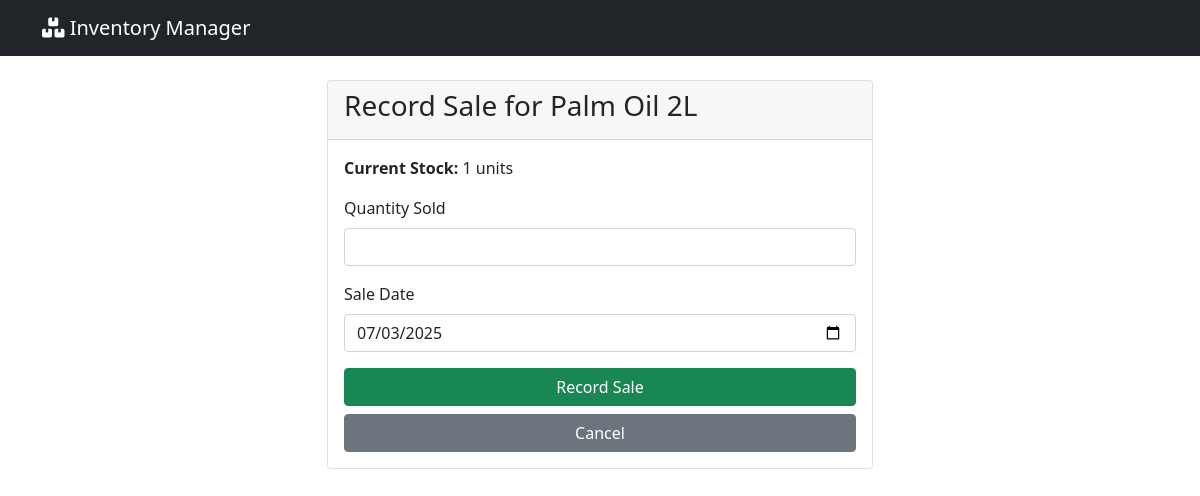
The app's page /products/3/add-sale/, older data.
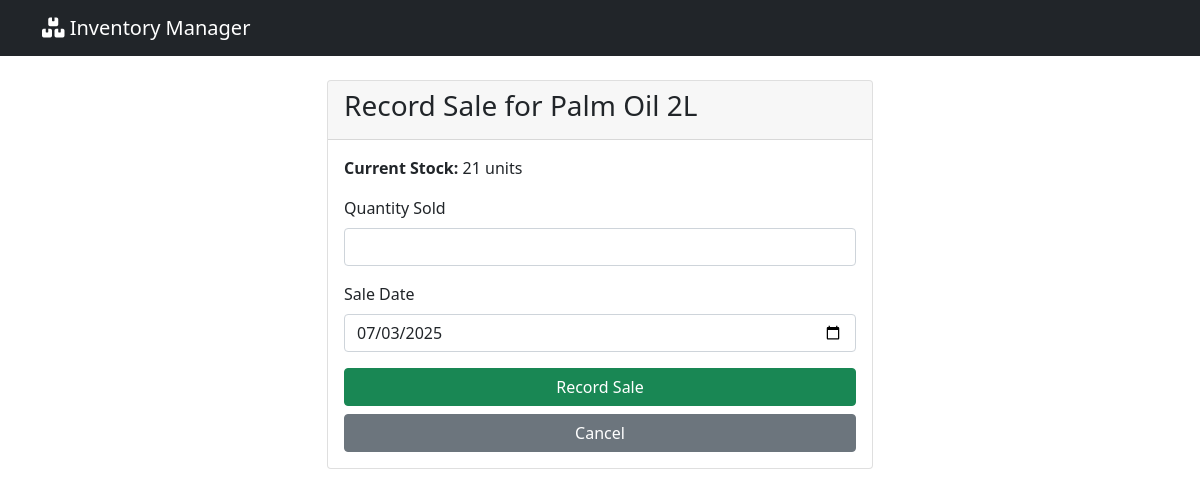
The same page, newer data.
### inventory/models.py (models this page shows, shortened)
class Product(models.Model):
    name = models.CharField(max_length=200)
    sku = models.CharField(max_length=50, unique=True, blank=True)
    current_stock = models.PositiveIntegerField(default=0)
    low_stock_threshold = models.PositiveIntegerField(default=10)
    created_at = models.DateTimeField(auto_now_add=True)
    updated_at = models.DateTimeField(auto_now=True)

### inventory/views.py (the view)
# urls.py: path('products/<int:product_id>/add-sale/', views.add_sale, name='add_sale'),
def add_sale(request, product_id):
    product = get_object_or_404(Product, pk=product_id)
    if request.method == 'POST':
        form = SaleForm(request.POST)
        if form.is_valid():
            sale = form.save(commit=False)
            sale.product = product
            try:
                sale.save()
                messages.success(request, f'Sale recorded: {sale.quantity} units of {product.name}')
                if product.is_low_stock:
                    StockAlert.objects.get_or_create(
                        product=product,
                        alert_type='LOW_STOCK',
                        is_active=True,
                        defaults={
                            'message': f'{product.name} is now at low stock level: {product.current_stock} units'
                        }
                    )
                return redirect('product_detail', pk=product.pk)
            except ValidationError as e:
                messages.error(request, str(e))
    else:
        form = SaleForm()
    return render(request, 'inventory/add_sale.html', {'form': form, 'product': product})

### inventory/forms.py
class SaleForm(forms.ModelForm):
    class Meta:
        model = Sale
        fields = ['quantity', 'date']
        widgets = {
            'quantity': forms.NumberInput(attrs={'class': 'form-control', 'min': '1'}),
            'date': forms.DateInput(attrs={'class': 'form-control', 'type': 'date'}),
        }

### inventory/templates/inventory/add_sale.html (shortened to what this page needs)
{% extends 'inventory/base.html' %}
{% block content %}
<div class="row justify-content-center">
    <div class="col-md-6">
        <div class="card">
            <div class="card-header">
                <h3>Record Sale for {{ product.name }}</h3>
            </div>
            <div class="card-body">
                <div class="mb-3">
                    <p><strong>Current Stock:</strong> {{ product.current_stock }} units</p>
                </div>
                <form method="post">
                    <div class="mb-3">
                        <label for="{{ form.quantity.id_for_label }}" class="form-label">Quantity Sold</label>
                        {{ form.quantity }}
                    </div>
                    <div class="mb-3">
                        <label for="{{ form.date.id_for_label }}" class="form-label">Sale Date</label>
                        {{ form.date }}
                    </div>
                    <div class="d-grid gap-2">
                        <button type="submit" class="btn btn-success">Record Sale</button>
                        <a href="{% url 'product_detail' product.pk %}" class="btn btn-secondary">Cancel</a>
                    </div>
                </form>
            </div>
        </div>
    </div>
</div>
{% endblock %}

Row changes from the older to the newer data that the page shows:
changed Product "Palm Oil 2L": current_stock "1" → "21"
